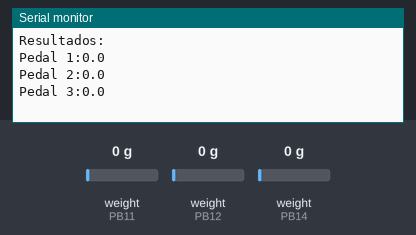
The program below on a simulated STM32 Blue Pill. On the bench: the last lines printed to the serial monitor. Inputs (shaded band) come from the test bench; at power-on: weight on the scale (sensors on PB11, PB12, PB14) 0 g.

Above: at 4.2 s.
4.3 s: weight on the scale (sensor on PB11) set to 100 g
At 8.9 s:
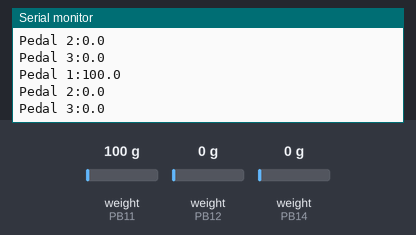
9.1 s: weight on the scale (sensor on PB12) set to 100 g
At 13.71 s:
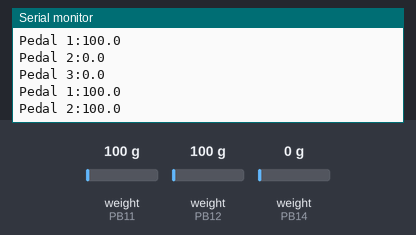
13.9 s: weight on the scale (sensor on PB14) set to 100 g
At 13.9 s:
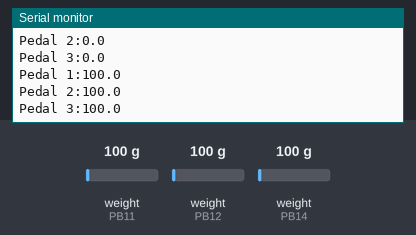
18.7 s: weight on the scale (sensor on PB11) set to 1250 g
At 20.5 s:
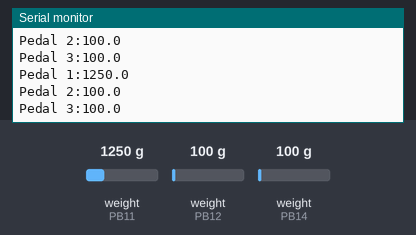
23.5 s: weight on the scale (sensor on PB12) set to 1250 g
At 25.7 s:
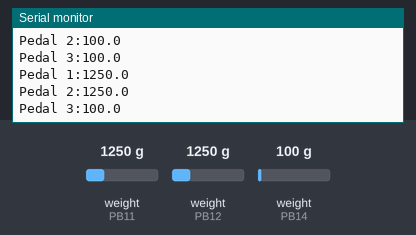
28.3 s: weight on the scale (sensor on PB14) set to 1250 g
At 31.0 s:
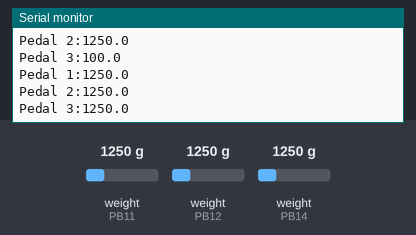
Timing chart, 0 to 32.5 s (numbered marks = the images above; inputs shaded):
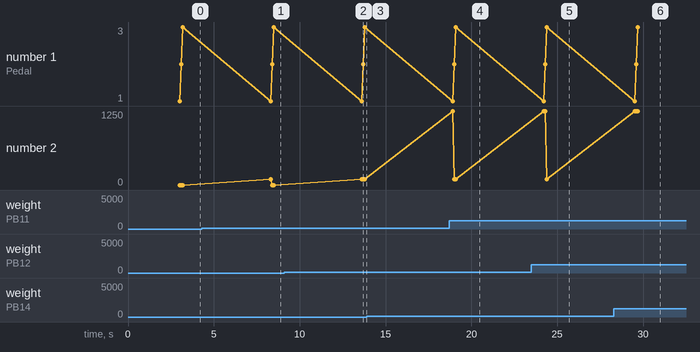

The program:

main.cpp
```cpp
#include <Arduino.h>
#include <HX711.h>

float calibration = 83.5;

HX711 pedal_1;
HX711 pedal_2;
HX711 pedal_3;

void setup() {

  Serial.begin(57600);
  pedal_1.begin(PB11, PB10);
  pedal_2.begin(PB12, PB13);
  pedal_3.begin(PB14, PB15);

  pedal_1.set_scale(calibration);
  pedal_2.set_scale(calibration);
  pedal_3.set_scale(calibration);

  pedal_1.tare();
  pedal_2.tare();
  pedal_3.tare();

  Serial.print("Resultados:");
}

void loop() {

  Serial.print("\n\nPedal 1:");
  Serial.print(pedal_1.get_units(), 1);
  Serial.print("\nPedal 2:");
  Serial.print(pedal_2.get_units(), 1);
  Serial.print("\nPedal 3:");
  Serial.print(pedal_3.get_units(), 1);
  delay(5000);
}
```

Measured:
- after the input at 4.3 s, the serial monitor: prints a new line after 4.0 s (image 1)
- after the input at 9.1 s, the serial monitor: prints a new line after 4.6 s (image 2)
- after the input at 18.7 s, the serial monitor: prints a new line after 0.20 s (image 4)
- after the input at 23.5 s, the serial monitor: prints a new line after 0.80 s (image 5)
- after the input at 28.3 s, the serial monitor: prints a new line after 1.4 s (image 6)
